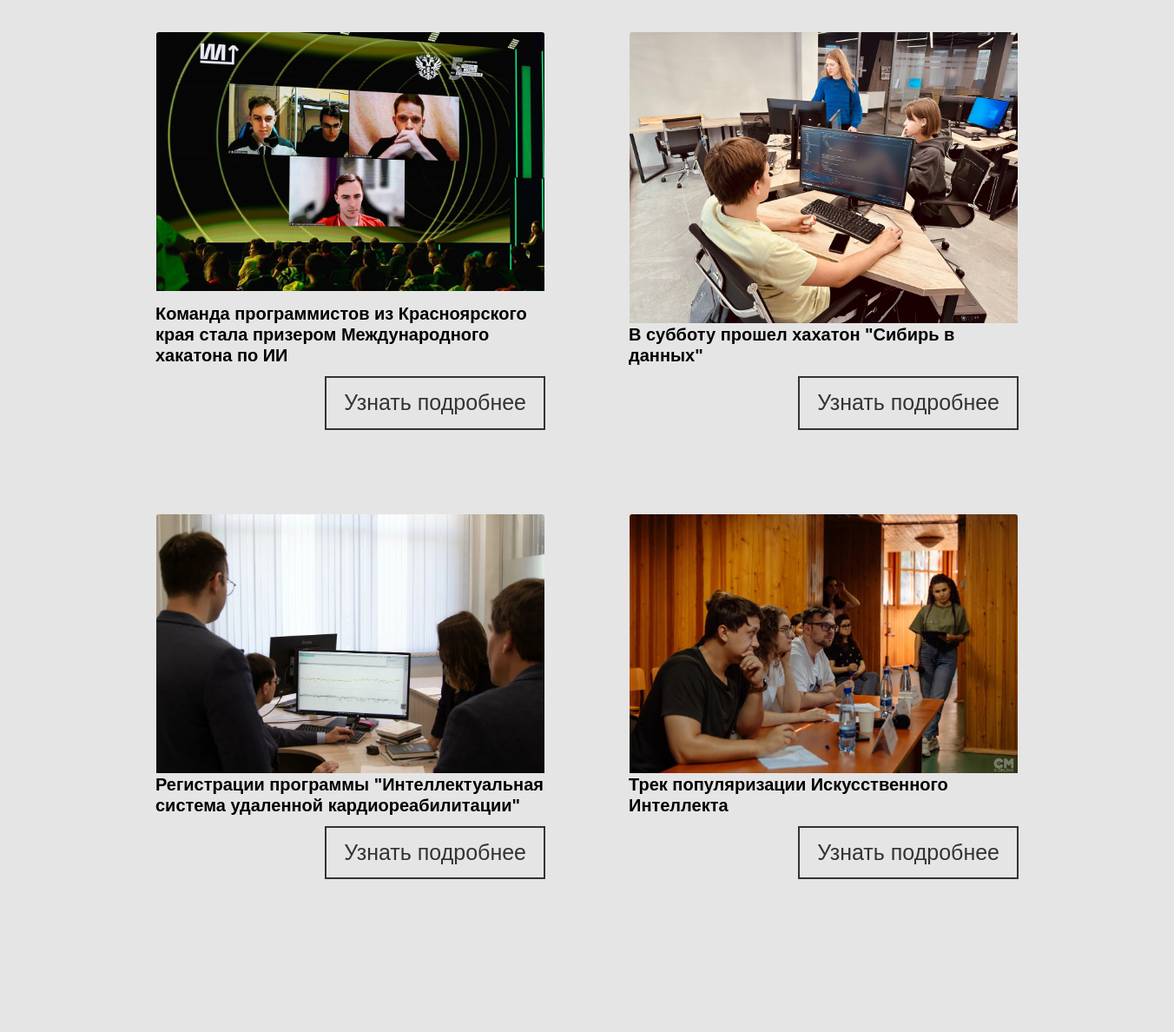
Before: / (middle part) with the older database file.
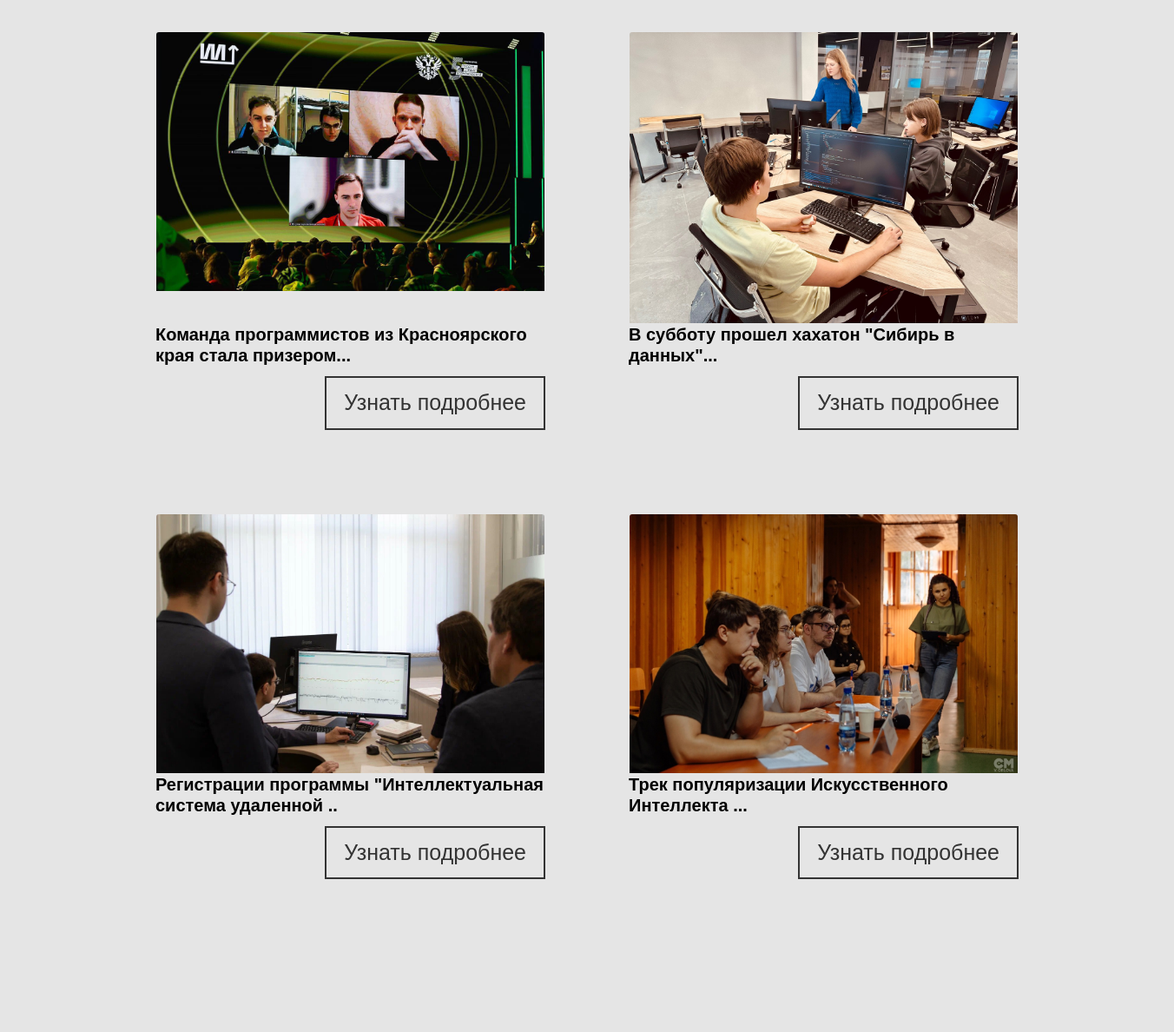
After: the same page with the newer database file.
### tables this page shows
CREATE TABLE "news" (
	"id"	INTEGER,
	"content"	TEXT NOT NULL,
	"img"	TEXT NOT NULL,
	"summary"	TEXT,
	PRIMARY KEY("id" AUTOINCREMENT)
);

### app.py (the view)
@app.route("/")
def index():
    path1 = url_for('static', filename='img/ruk.jpg')
    path6 = url_for('static', filename='img/photo-1461749280684-dccba630e2f6.jpeg')
    path7 = url_for('static', filename='img/photo-1478432780021-b8d273730d8c.jpeg')
    path8 = url_for('static', filename='img/photo-1485579149621-3123dd979885.jpeg')
    path9 = url_for('static', filename='img/photo-1496065187959-7f07b8353c55.jpeg')
    path10 = url_for('static', filename='img/photo-1496171367470-9ed9a91ea931.jpeg')
    is_admin = None
    if str(current_user.is_authenticated) != 'False':
        is_admin = int(current_user.get_admin())
    else:
        is_admin = None
    return render_template(
        'index.html',
        res = dbase.getNewsJSON(),
        tecnol=dbase.getTechnJSON(),
        posts=dbase.getJSON(),
        path1=path1,
        path6=path6,
        path7=path7,
        path8=path8,
        pat9=path9,
        path10=path10,
        auth_user=str(current_user.is_authenticated),
        is_admin=is_admin
    )

### DataBase.py (called while the page is built)
    def getJSON(self):
        sql = '''SELECT * FROM posts'''
        try:
            self.__cur.execute(sql)
            res = self.__cur.fetchall()
            if res:
                blocks_list = [dict(ix) for ix in res]
                return blocks_list
        except:
            return False
        return []

    def getTechnJSON(self):
        sql = '''SELECT * FROM technologies'''
        try:
            self.__cur.execute(sql)
            res = self.__cur.fetchall()
            if res:
                blocks_list = [dict(ix) for ix in res]
                return blocks_list
        except:
            return False
        return []

    def getNewsJSON(self):
        sql = '''SELECT * FROM news'''
        try:
            self.__cur.execute(sql)
            res = self.__cur.fetchall()
            if res:
                blocks_list = [dict(ix) for ix in res]
                return blocks_list
        except:
            return False
        return []

### app.py (called while the page is built)
@app.before_request
def before_request():
    global dbase
    db = get_db()
    dbase = DataBase(db)

def connect_db():
    conn = sqlite3.connect(app.config['DATABASE'], check_same_thread=False)
    conn.row_factory = sqlite3.Row
    return conn

def get_db():
    if not hasattr(g, 'link_db'):
        g.link_db = connect_db()
    return g.link_db

### templates/index.html (shortened to what this page needs)
{% extends 'base.html' %}
{% block content %}
    <link type="text/css" href="{{ url_for('static', filename='css/style1.css') }}" rel="stylesheet"/>
        <div class="content mt-5">
            <div class="row row-cols-1 row-cols-md-3 row-cols-sm-2 g-4" >
                {% for post in res %}
                    <div class="p-5 col-6 ">
                        <div class="cardContent w-100">
                            <div class="card h-100">
                                <img src=".{{ post['img'] }}" class="card-img-top">
                            </div>
                            <h5 class="card-title">{{ post['summary'] }}</h5>
                            <button class="read-more-btn">Узнать подробнее</button>
                        </div>
                    </div>
                {% endfor %}
            </div>
            <div class="gallery">
              </div>
        </div>
    </div>
{% endblock %}

### templates/base.html (shortened to what this page needs)
<!DOCTYPE html>
<html>
<head>
    <link type="text/css" href="{{ url_for('static', filename='css/style.css') }}" rel="stylesheet" />
    <link rel="stylesheet" href="https://stackpath.bootstrapcdn.com/bootstrap/4.3.1/css/bootstrap.min.css"
>
</head>
<body>
    <div class="body__content">
        {% block content -%}{% endblock -%}
</body>
</html>

### static/css/style.css (style rules this page uses)
html, body { font-family: Arial, Helvetica, sans-serif; margin: 0; padding: 0; width: 100%; color: #000; min-height: 100vh; background: rgba(229, 229, 229, 1); position: relative; }
img { float: right; width: 60%; height: auto; }
.content { max-width: 1100px; margin: 0 auto; padding: 0 20px; }
img { object-position: right top; margin-right: -105px; float: right; width: 70%; }

### static/css/style1.css (style rules this page uses)
html, body { font-family: Arial, Helvetica, sans-serif; margin: 0; padding: 0; height: 100%; width: 100%; color: #000; position: relative; background: rgba(229, 229, 229, 1); }
img { object-position: right top; margin-right: -105px; float: right; width: 70%; }
.gallery:after { content: ""; display: block; width: 100%; height: 5px; background:#277049; margin-top: 20px; margin-bottom: 10%; }
.gallery::before { content: ""; display: block; width: 100%; height: 5px; background:#277049; margin-bottom: 20px; margin-top: 10%; }
.gallery { width: 145%; margin-left: -25%; overflow: hidden; height: 20%; }
.cardContent { display: flex; flex-direction: column; align-items: flex-end; width: 24%; position: relative; box-sizing: border-box; padding: 0; height: 100%; }
.card-title { font-weight: 700; }
.read-more-btn { background-color: transparent; border: 2px solid #333; color: #333; padding: 10px 20px; font-size: 16px; cursor: pointer; transition: all 0.3s ease; text-align: center; font-size: 25px; }
.card { background-color: rgba(255, 255, 255, 0); border-color: rgba(255, 255, 255, 0); }

Changed rows visible on the page:
changed news: summary "Команда программистов из Красноярского края стала призером Международного хакатона по ИИ" → "Команда программистов из Красноярского края стала призером..."
changed news: summary "В субботу прошел хахатон \"Сибирь в данных\"" → "В субботу прошел хахатон \"Сибирь в данных\"..."
changed news: summary "Регистрации программы \"Интеллектуальная система удаленной кардиореабилитации\"" → "Регистрации программы \"Интеллектуальная система удаленной .."
changed news: summary "Трек популяризации Искусственного Интеллекта" → "Трек популяризации Искусственного Интеллекта ..."
